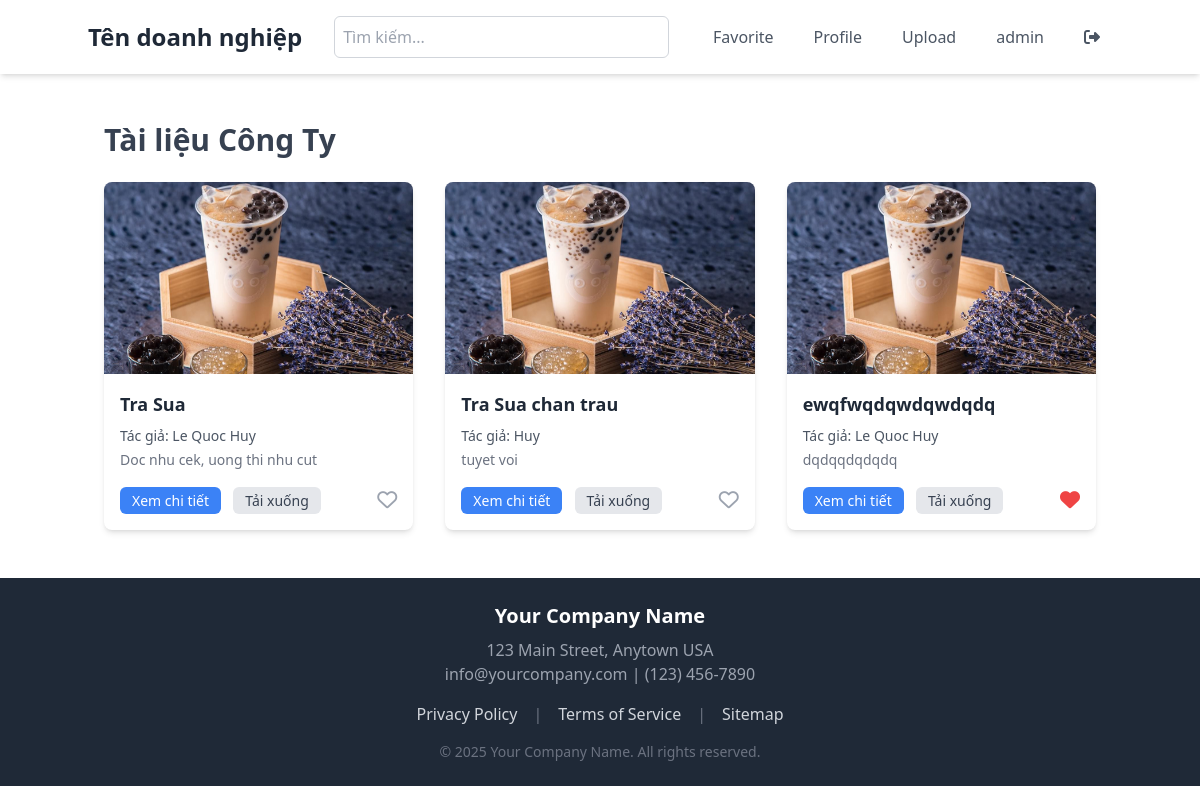
The app's page / (signed in) with its own data.
### app/models.py (models this page shows, shortened)
class Document(models.Model):
    title = models.CharField(max_length=255, blank=True)
    author = models.CharField(max_length=255, blank=True)
    description = models.TextField(blank=True)
    image = models.ImageField(upload_to='data/images/')
    document = models.FileField(upload_to='data/documents/')
    uploaded_at = models.DateTimeField(auto_now_add=True)
    favorited_by = models.ManyToManyField(User, related_name='favorite_documents', blank=True)

### app/views.py (the view)
# urls.py: path('', HomePage, name='home'),
def HomePage(request):
  documents = Document.objects.all()
  context = {
    'documents': documents
  }
  return render(request, 'HomePage.html', context)

### app/templates/HomePage.html (shortened to what this page needs)
{% extends 'Base.html' %}
{% load static %}
{% block content %}
    {% include 'components/HomeContent.html' %}
{% endblock %}

### app/templates/components/layout/Navbar.html (shortened to what this page needs)
{% load static %}
<nav class="bg-white p-4 shadow-md">
    <div class="container mx-auto flex justify-between items-center">
        <a href="{% url 'home' %}" class="text-2xl font-bold text-gray-800 mr-8">Tên doanh nghiệp</a>
        {% if user.is_authenticated %}
        <div class="hidden md:flex flex-grow max-w-md relative">
            <input type="text" id="search-input" placeholder="Tìm kiếm..." class="w-full p-2 border border-gray-300 rounded-md focus:outline-none focus:ring-2 focus:ring-blue-500">
        </div>
        {% endif %}
        <div class="hidden md:flex space-x-4 ml-8">
            {% if user.is_authenticated %}
                <a href="{% url 'favorites' %}" class="text-gray-600 hover:text-gray-800 px-3 py-2 rounded-md hover:bg-gray-100 transition duration-300">Favorite</a>
                <a href="{% url 'profile' %}" class="text-gray-600 hover:text-gray-800 px-3 py-2 rounded-md hover:bg-gray-100 transition duration-300">Profile</a>
                <a href="{% url 'upload' %}" class="text-gray-600 hover:text-gray-800 px-3 py-2 rounded-md hover:bg-gray-100 transition duration-300">Upload</a>
                <a href="#" class="text-gray-600 hover:text-gray-800 px-3 py-2 rounded-md hover:bg-gray-100 transition duration-300">{{ user.username }}</a>
                <a href="{% url 'logout' %}" class="text-gray-600 hover:text-gray-800 px-3 py-2 rounded-md hover:bg-gray-100 transition duration-300"><i class="fas fa-sign-out-alt"></i></a>
            {% else %}
                <a href="{% url 'login' %}" class="text-gray-600 hover:text-gray-800 px-3 py-2 rounded-md hover:bg-gray-100 transition duration-300">Login</a>
            {% endif %}
        </div>
    </div>
</nav>

### app/templates/components/HomeContent.html (shortened to what this page needs)
{% load static %}
<div class="container mx-auto mt-8 p-4">
    <h1 class="text-3xl font-semibold text-gray-700 mb-6">Tài liệu Công Ty</h1>
    <div id="document-grid" class="grid grid-cols-1 sm:grid-cols-2 lg:grid-cols-3 xl:grid-cols-4 gap-8">
        {% if not user.is_authenticated %}
        <div class="bg-white rounded-lg shadow-md overflow-hidden hover:shadow-xl transition-shadow duration-300">
            <img src="{% static 'images/no-login.png' %}" alt="Login Required" class="w-30 h-30 object-cover">
            <div class="p-4">
                <h3 class="text-lg font-bold text-gray-800 mb-2">Please <a href="{% url 'login' %}" class="text-blue-500 hover:underline">log in</a> to view documents.</h3>
            </div>
        </div>
        {% else %}
            {% for document in documents %}
                <div class="bg-white rounded-lg shadow-md overflow-hidden hover:shadow-xl transition-shadow duration-300">
                    <img src="{{ document.image.url }}" alt="Document Image" class="w-full h-48 object-cover">
                    <div class="p-4">
                        <h3 class="text-lg font-bold text-gray-800 mb-2">{{ document.title }}</h3>
                        <p class="text-sm text-gray-600 mb-1">Tác giả: {{ document.author }}</p>
                        <p class="text-sm text-gray-500 mb-4">{{ document.description }}</p>
                        <div class="flex justify-between items-center">
                            <div class="space-x-2">
                                <a href="{% url 'document-detail' document.id %}" class="text-white bg-blue-500 hover:bg-blue-600 px-3 py-1 rounded-md text-sm transition duration-300">Xem chi tiết</a>
                                <a href="{{ document.document.url }}" download class="text-gray-700 bg-gray-200 hover:bg-gray-300 px-3 py-1 rounded-md text-sm transition duration-300">Tải xuống</a>
                            </div>
                            <a href="{% url 'toggle-favorite' document.id %}" class="text-gray-400 hover:text-red-500 transition duration-300">
                                {% if request.user in document.favorited_by.all %}
                                    <i class="fas fa-heart text-red-500 text-xl"></i>
                                {% else %}
                                    <i class="far fa-heart text-xl"></i>
                                {% endif %}
                            </a>
                        </div>
                    </div>
                </div>
            {% endfor %}
        {% endif %}
    </div>
</div>

### records on screen
Document: image (picture), title "Tra Sua", author "Le Quoc Huy", description "Doc nhu cek, uong thi nhu cut"
Document: image (picture), title "Tra Sua chan trau", author "Huy", description "tuyet voi"
Document: image (picture), title "ewqfwqdqwdqwdqdq", author "Le Quoc Huy", description "dqdqqdqdqdq"

### other values on screen
{{ user.username }} "admin"
